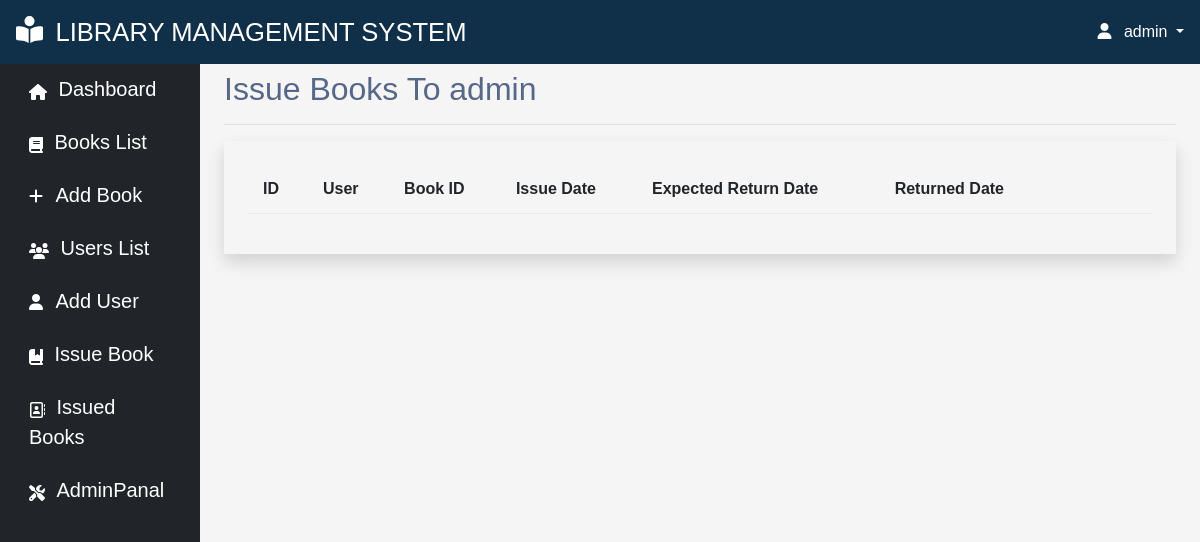
/view-issue-to-student/ (signed in), run on an earlier commit of the app's database.
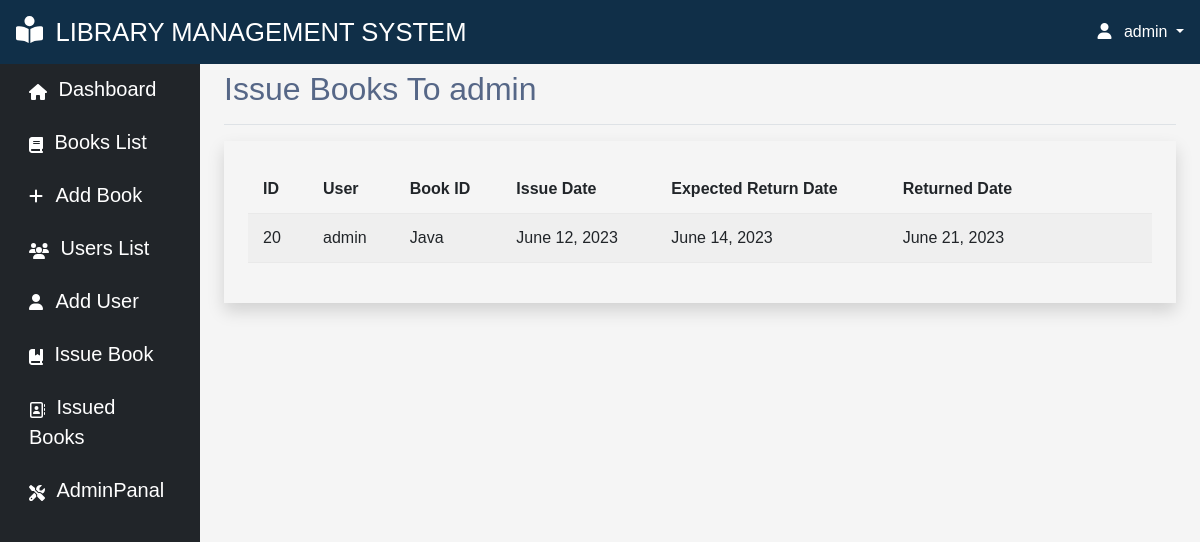
And on a later commit of the database.
### myapp/models.py (models this page shows)
class IssueBook(models.Model):
    user_id = models.ForeignKey(User, on_delete=models.CASCADE)
    book_id = models.ForeignKey(Books, on_delete=models.CASCADE)
    issue_date = models.DateField(auto_now_add=True)
    expected_return_date = models.DateField()
    returned_date = models.DateField(default=None, null=True, blank=True)
    quantity_issued = models.IntegerField(default=1)

class Books(models.Model):
    title = models.CharField(max_length=20)
    description = models.TextField(max_length=100)
    author = models.CharField(max_length=20, null=True, blank=True)
    available_quantity = models.IntegerField(default=0)
    cover_photo = models.ImageField(
        upload_to='images/', null=True, blank=True,  default='images/default.jpg')
    issue_date = models.DateField(auto_now_add=True)
    def __str__(self):
        return self.title
    class Meta:
        ordering = ['issue_date']

### myapp/views.py (the view)
# urls.py: path('view-issue-to-student/', views.issuebook_to_student, name="view-issue-to-student"),
def issuebook_to_student(request):
    issuebook = IssueBook.objects.filter(user_id=request.user.id)
    context = {'issuebook':issuebook}
    return render(request, 'issue_book_to_student.html', context)

### myapp/templates/issue_book_to_student.html
{% extends 'main.html' %}
{% block title %}Issue Books To {{request.user}}{% endblock title %}
{% block content %}
<div class="p-4 shadow">
	<table class="table table-striped table-hover">
		<thead>
			<tr>
				<th>ID</th>
                <th>User</th>
				<th>Book ID</th>
				<th>Issue Date</th>
				<th>Expected Return Date</th>
				<th>Returned Date</th>
        <th></th>
			</tr>
		</thead>
		<tbody>
			{% for book in issuebook %}
			<tr>
				<td>{{book.id}}</td>
				<td>{{book.user_id}}</td>
				<td>{{book.book_id}}</td>
				<td>{{book.issue_date}}</td>
				<td>{{book.expected_return_date}}</td>
				<td>{{book.returned_date}}</td>
        <td></td>
			</tr>
			{% endfor %}
		</tbody>
	</table>
</div>
{% endblock %}

What changed in the data, as far as the page shows it:
added IssueBook: id "20", user_id "admin", book_id "Java", issue_date "June 12, 2023", expected_return_date "June 14, 2023", returned_date "June 21, 2023"
